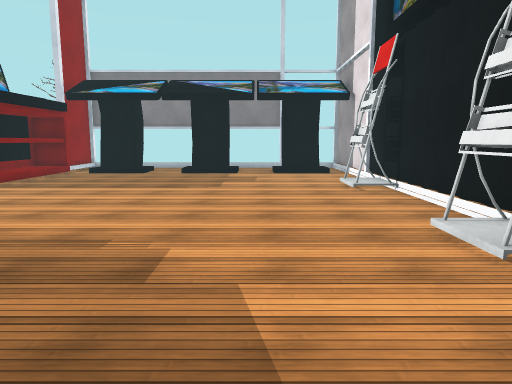
view 1 (above)

15 first-person views from a walk through a Unity game level. The camera is 1.5 m above the floor, tilts 8° down and sees 70° across. The floor is counted in squares, 1 m on a side. Each view is taken from the middle of a square. On the plan, view 1 faces up. The plan holds only what a view shows up to about 16 squares ahead; the rest is blank. Some surface patterns are stand-ins.

view 2
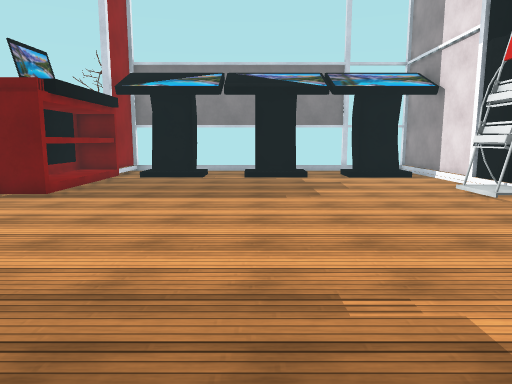

view 3
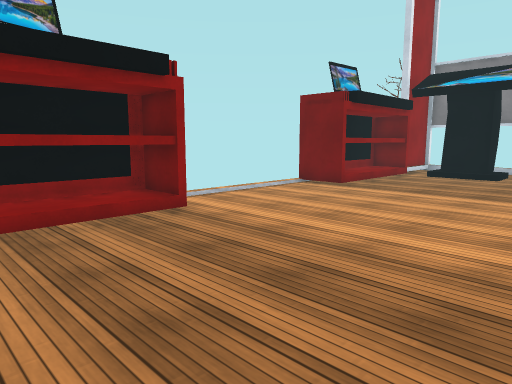

view 4
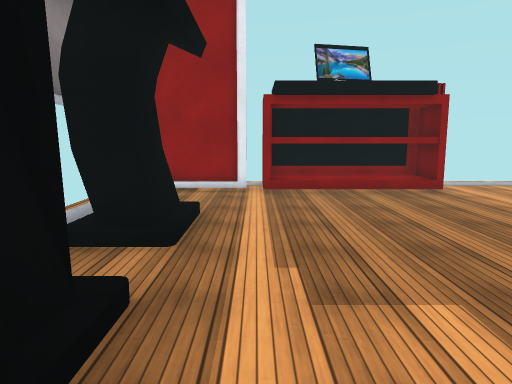

view 5
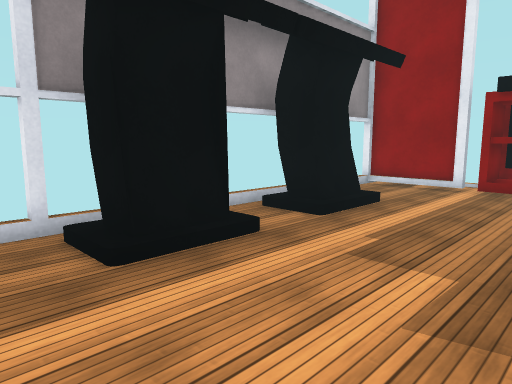

view 6
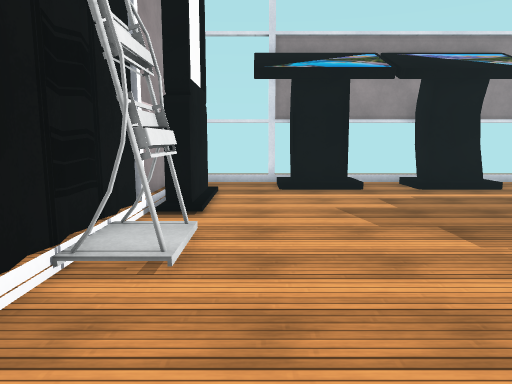

view 7
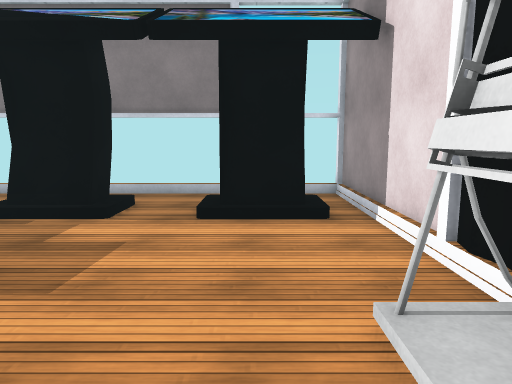

view 8
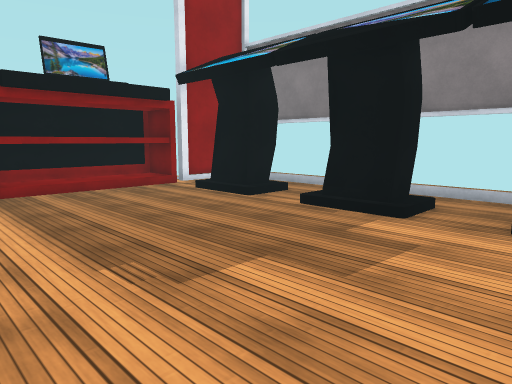

view 9
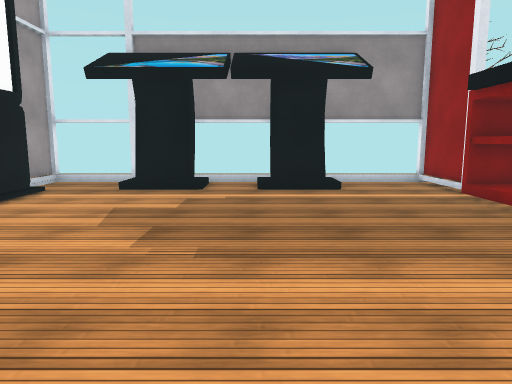

view 10
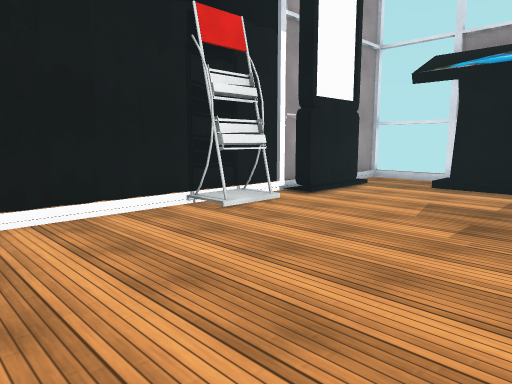

view 11
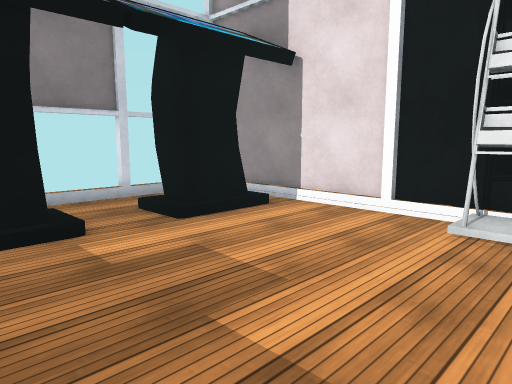

view 12
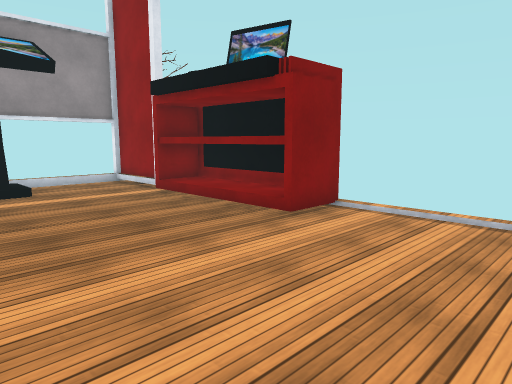

view 13
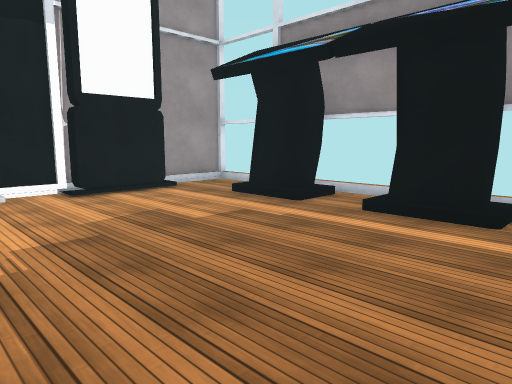

view 14
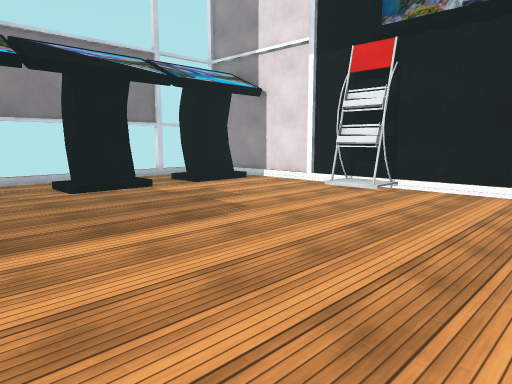

view 15
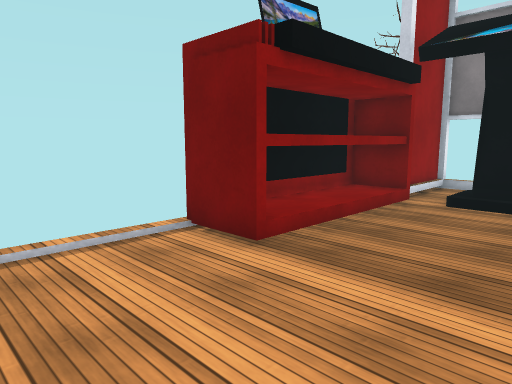

### Floor plan
Points are (right, up) in squares from view 1. A wall is a line through its corners. A room is listed if a view was taken in it or the views show most of it. See-through windows are left out.
Room 1 (views 1, 2, 3, 4, 5, 6, 7, 8, 9, 10, 11, 12, 13, 14, 15)
walls: (3, 5.9) (4.4, 5.9); (3.3, 11.1) (3.3, 12.6); (3.3, 4.5) (3.3, 5.9); (4.3, 6.7) (4.4, 7.1) (4.3, 7.6) (4.4, 8) (4.3, 8.5) (4.4, 8.9) (4.3, 9.4) (4.4, 9.8) (4.3, 10.3); (-10.1, 5.4) (-8.5, 5.4) (-8.5, 0.1); (4.3, 5.8) (3, 5.8); (4.5, 9.5) (4.5, 18.4); (4.3, 11.1) (3, 11.1); (4.3, 12.1) (4.4, 12.5) (4.3, 13) (4.4, 13.4) (4.3, 13.9) (4.4, 14.3); (4.4, 2.6) (4.3, 3.1) (4.4, 3.5) (4.3, 4) (4.4, 4.4) (4.3, 4.9); (-3.5, -1.6) (-3.5, -2.9); (-1.3, 17.6) (-3, 17.6); (-5.6, 17.6) (-7.3, 17.6); (-0.9, -1.9) (0.8, -1.9); (-5.3, -1.9) (-3.5, -1.9); (1.3, 17.3) (1.3, 18.5); (0.8, -1.6) (0.8, -2.9); (3.3, -0.2) (3.3, 2.4) (4, 2.4); (-9.1, -0.5) (-9.1, -3.3); (-8.5, 16.9) (-8.5, 11.6) (-10.5, 11.6); (-1.3, 18.6) (-1.3, 17.3); (-0.9, -2.9) (-0.9, -1.6); (-5.2, -2.9) (-5.2, -1.6); (3, 17.6) (1.3, 17.6); (-9, -3) (-9, -3.6); (4.5, -3.6) (4.5, 8.5)
low walls: (4.5, 11) (3, 11); (-1.3, 17.3) (-3, 17.3); (3.1, 0.6) (3.1, 1.5); (-5.6, 17.3) (-7.3, 17.3); (-0.9, -1.6) (0.8, -1.6); (-5.2, -1.6) (-3.5, -1.6); (3.1, -0.4) (3.1, 0.5); (2.5, 17.3) (1.3, 17.3)
ways out: opening at (-8, 17.5); opening at (-4.5, 17.5); opening at (-2.5, 19.5); opening at (3.5, 17.5)

Positions as (right, up) in squares from view 1, and headings:
1: (0, 0), facing up
2: (-3, 2), facing up
3: (-2, 1), facing up-left
4: (2, 0), facing left
5: (3, 3), facing down-left
6: (2, 10), facing down
7: (2, 10), facing up
8: (2, 10), facing up-left
9: (-3, 10), facing down
10: (-3, 11), facing down-right
11: (-3, 11), facing up-right
12: (-3, 10), facing down-left
13: (-7, 6), facing down-right
14: (-7, 6), facing up-right
15: (-5, 8), facing up-left
